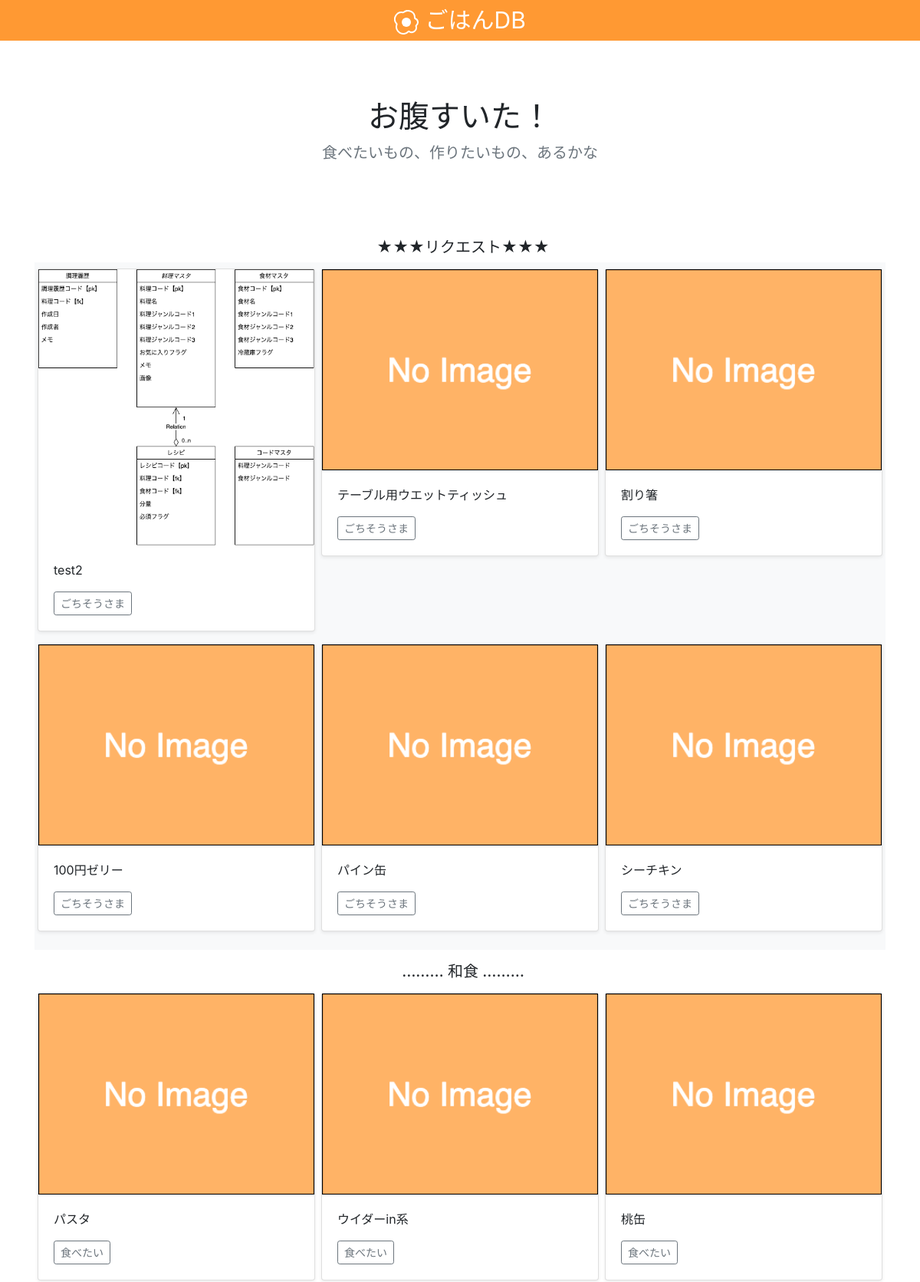
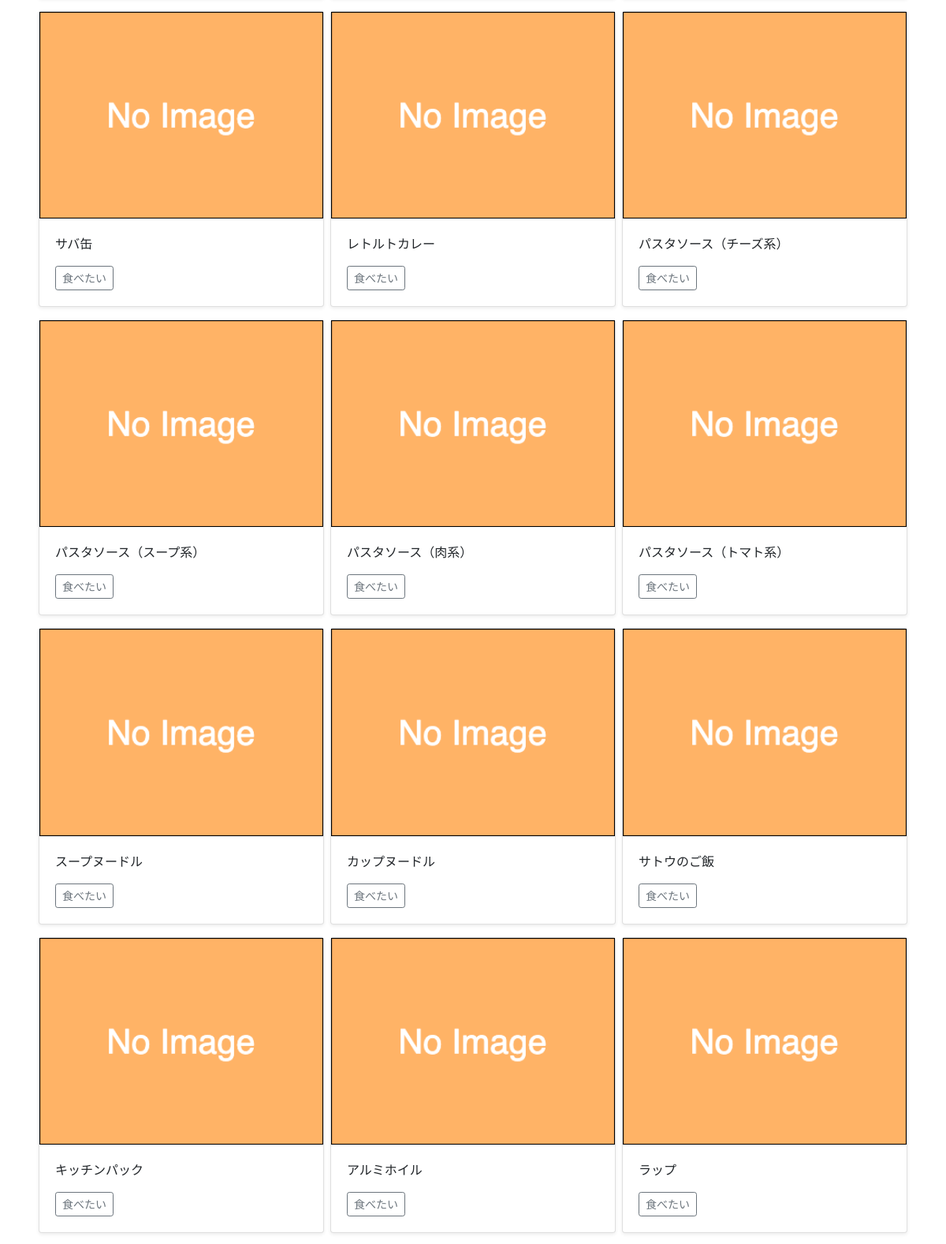
Screenshot of / (signed in, upper part) with the database file from the repository (2 pictures, top to bottom).
### app/models.py (models this page shows, shortened)
class Item(models.Model):
    registerer = models.ForeignKey(settings.AUTH_USER_MODEL, on_delete=models.CASCADE)
    item = models.CharField("料理名", max_length=100)
    place = models.IntegerField(choices=PLACES)
    need = models.BooleanField(verbose_name='補充が必要か',  default=False)
    memo = models.TextField("メモ", blank=True)
    created = models.DateTimeField("作成日", default=timezone.now)
    image = models.ImageField(default='default.jpg', blank =True)

### app/views.py (the view)
# urls.py: path('', views.IndexView.as_view(), name='index'),
class IndexView(LoginRequiredMixin, View):
    def get(self, request, *args, **kwargs):
        item_data = Item.objects.order_by('-id')
        isexist_need = False
        for item in item_data:
            if item.need:
                isexist_need = True
                break
        PLACES = (
            (1, '和食'),
            (2, '中華'),
            (3, '洋食'),
            (4, 'ジャンク'),
            (5, 'おやつ'),
            (6, 'その他'),
        )
        return render(request, 'app/index.html', {
            'item_data': item_data,
            'isexist_need': isexist_need,
            'PLACES': PLACES
        })

### app/templates/app/index.html (shortened to what this page needs)
{% extends "app/base.html" %}
{% block content %}
<body>
    <main>
        <section class="py-4 text-center container">
            <div class="row py-lg-5">
                <div class="col-lg-6 col-md-8 mx-auto">
                    <h1 class="fw-light">お腹すいた！</h1>
                    <p class="lead text-muted">食べたいもの、作りたいもの、あるかな</p>
                </div>
            </div>
        </section>
        <div class="container">
            <h5 class="my-2 ml-2 text-center">★★★リクエスト★★★</h5>
                <div class="row bg-light">
                    {% if isexist_need %}
                    <table class="table table-striped text-center table-sm align-middle">
                        <tbody>
                            {% for item in item_data %}
                            {% if item.registerer == user %}
                            {% if item.need %}
                            <div class="col-4 px-1 py-2">
                                <div class="card shadow-sm">
                                    <div class="image" width="100%" height="225">
                                        <img src = "{{ item.image.url }}" width="100%">
                                    </div>
                                    <div class="card-body">
                                        <p class="card-text">{{ item.item }}</p>
                                        <div class="d-flex justify-content-between align-items-center">
                                            <div class="btn-group">
                                                <a class="btn btn-sm btn-outline-secondary"
                                                    href="{% url 'restock' item.id %}" role="button">ごちそうさま</a>
                                            </div>
                                        </div>
                                    </div>
                                </div>
                            </div>
                            {% endif %}
                            {% endif %}
                            {% endfor %}
                        </tbody>
                    </table>
                    {% else %}
                    <div class="my-4 mx-4">
                        <h5>補充が必要なものはありません！</h5>
                    </div>
                    {% endif %}
                </div>
                <div class="mb-4 pt-0">
                    {% for place in PLACES %}
                    <div class="card-body p-0 mt-3">
                        <h5 class="my-2 ml-2 text-center">
                        ……… {{ place.1 }} ………
                        </h5>
                    </div>
                    <div class="row">
                        <table class="table table-striped text-center table-sm">
                            <tbody>
                                {% for item in item_data %}
                                {% if item.registerer == user %}
                                {% if not item.need %}
                                {% if item.place == place.0 %}
                                <div class="col-4 px-1 py-2">
                                    <div class="card shadow-sm">
                                        <div class="image" width="100%" height="225">
                                            <img src = "{{ item.image.url }}" width="100%">
                                        </div>
                                        <div class="card-body">
                                            <p class="card-text">{{ item.item }}</p>
                                            <div class="d-flex justify-content-between align-items-center">
                                                <div class="btn-group">
                                                    <a class="btn btn-sm btn-outline-secondary"
                                                        href="{% url 'addlist' item.id %}" role="button">食べたい</a>
                                                </div>
                                            </div>
                                        </div>
                                    </div>
                                </div>
                                {% endif %}
                                {% endif %}
                                {% endif %}
                                {% endfor %}
                            </tbody>
                        </table>
                    </div>
                    {% endfor %}
                </div>
        </div>
    </main>
</body>
{% endblock %}

### app/templates/app/base.html (shortened to what this page needs)
{% load static %}
<!DOCTYPE html>
<html lang="ja">
<head>
    <link rel="stylesheet" href="https://stackpath.bootstrapcdn.com/bootstrap/4.4.1/css/bootstrap.min.css">
    <link rel="stylesheet" type="text/css" href="{% static 'gohandb/style.css' %}">
</head>
<body>
      <header class="py-1 navbar-light fixed-top" style="background-color: #FF9933;">
        <p class="m-0 text-center text-white" style="font-size :30px;">
            ごはんDB
            </p>
      </header>
    <main>
        <div class="container" style="padding-top: 3.5rem; padding-bottom: 3.5rem;">
            {% block content %}
            {% endblock %}
        </div>
    </main>
</body>
</html>

### rows the page displays
Item: image (picture), item "test2"
Item: image (placeholder picture), item "テーブル用ウエットティッシュ"
Item: image (placeholder picture), item "割り箸"
Item: image (placeholder picture), item "100円ゼリー"
Item: image (placeholder picture), item "パイン缶"
Item: image (placeholder picture), item "シーチキン"
Item: image (placeholder picture), item "パスタ"
Item: image (placeholder picture), item "ウイダーin系"
Item: image (placeholder picture), item "桃缶"
Item: image (placeholder picture), item "サバ缶"
Item: image (placeholder picture), item "レトルトカレー"
Item: image (placeholder picture), item "パスタソース（チーズ系）"
Item: image (placeholder picture), item "パスタソース（スープ系）"
Item: image (placeholder picture), item "パスタソース（肉系）"
Item: image (placeholder picture), item "パスタソース（トマト系）"
Item: image (placeholder picture), item "スープヌードル"
Item: image (placeholder picture), item "カップヌードル"
Item: image (placeholder picture), item "サトウのご飯"
Item: image (placeholder picture), item "キッチンパック"
Item: image (placeholder picture), item "アルミホイル"
Item: image (placeholder picture), item "ラップ"

### other values shown
{{ place.1 }} "和食"
